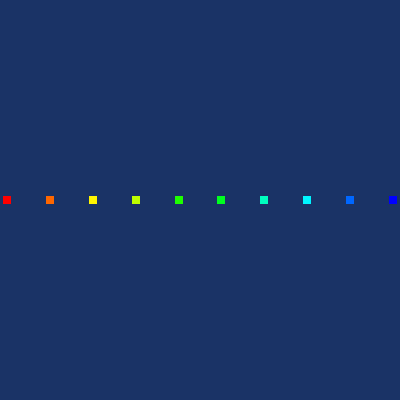

This chart was generated by the following Python code:
#!/usr/bin/env python

# Demonstrate vtkPassArrays by creating a polydata with point, cell, and
# field data arrays, selectively passing one array, and rendering the
# result to verify the filter behavior.

# Factory overrides
import vtkmodules.vtkInteractionStyle  # noqa: F401
import vtkmodules.vtkRenderingOpenGL2  # noqa: F401

from vtkmodules.vtkCommonCore import (
    vtkIntArray,
    vtkPoints,
)
from vtkmodules.vtkCommonDataModel import (
    vtkCellArray,
    vtkPolyData,
)
from vtkmodules.vtkFiltersGeneral import vtkPassArrays
from vtkmodules.vtkRenderingCore import (
    vtkActor,
    vtkPolyDataMapper,
    vtkRenderWindow,
    vtkRenderWindowInteractor,
    vtkRenderer,
)

# Build a simple polydata with two arrays in point, cell, and field data
poly = vtkPolyData()
pts = vtkPoints()
cells = vtkCellArray()

col1 = vtkIntArray()
col1.SetName("column1")

col2 = vtkIntArray()
col2.SetName("column2")

for i in range(10):
    col1.InsertNextValue(i)
    col2.InsertNextValue(-i)
    pts.InsertNextPoint(i * 0.1, 0, 0)
    cells.InsertNextCell(1, [i])

poly.SetPoints(pts)
poly.SetVerts(cells)
poly.GetCellData().AddArray(col1)
poly.GetCellData().AddArray(col2)
poly.GetPointData().AddArray(col1)
poly.GetPointData().AddArray(col2)
poly.GetFieldData().AddArray(col1)
poly.GetFieldData().AddArray(col2)

# Pass only "column1" from point data (type 0)
pass_filter = vtkPassArrays()
pass_filter.SetInputData(poly)
pass_filter.AddArray(0, "column1")
pass_filter.SetRemoveArrays(False)
pass_filter.Update()

# Render
mapper = vtkPolyDataMapper()
mapper.SetInputConnection(pass_filter.GetOutputPort())
mapper.SetScalarModeToUsePointFieldData()
mapper.SelectColorArray("column1")
mapper.SetScalarRange(0, 9)

actor = vtkActor()
actor.SetMapper(mapper)
actor.GetProperty().SetPointSize(8.0)

# Renderer
renderer = vtkRenderer()
renderer.AddActor(actor)
renderer.SetBackground(0.1, 0.2, 0.4)

# Window
render_window = vtkRenderWindow()
render_window.AddRenderer(renderer)
render_window.SetSize(400, 400)
render_window.SetWindowName("pass arrays")

# Interactor
interactor = vtkRenderWindowInteractor()
interactor.SetRenderWindow(render_window)

# Scene
renderer.ResetCamera()

interactor.Initialize()
interactor.Start()
